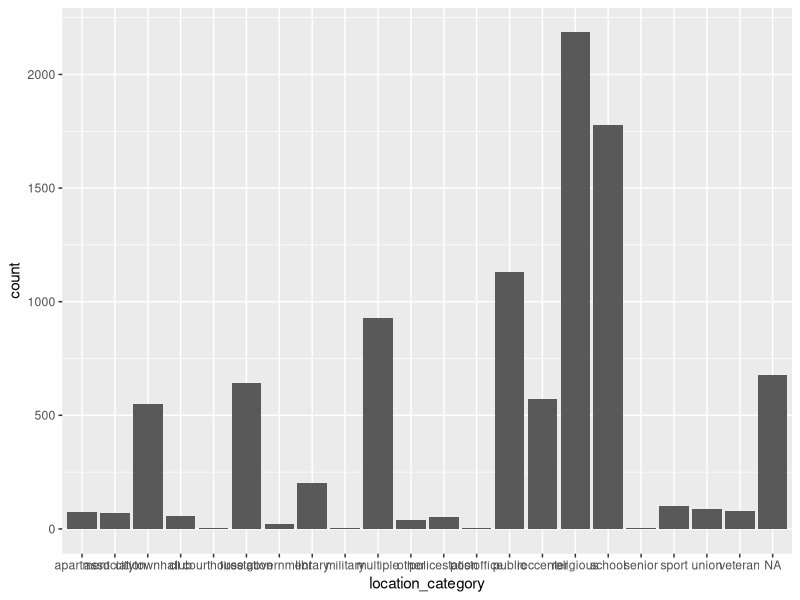

Reproduce this figure in R.
# Nathaniel Flemming 27 9 23
## coding missing polling locations with keywords

library(dplyr)
library(stringr) #string manipulation
library(ggplot2) #plotting

#read in poll locations
setwd("C:/Users/natha/Desktop/Polling Places/data")
poll<-read.csv('polllocation_and_structure.csv')

############################## define function 
# Function to create vector of places that contain a category word in their name
pollnamegrepl<-function(words, index){
  index<-(grepl(words[1], poll$name))
  for(i in 2:length(words)){
    temp<-(grepl(words[i], poll$name))
    index<-index|temp
  }
  index
}

#################### pre-clean
#remove numbers from the beginning of location names
nums<-(str_detect(poll$name, "^[:digit:][:digit:]\\/[:digit:][:digit:]"))
poll$name[nums]<-substr(poll$name[nums],7,100)


###################### keywords
#school words
schl_wrds<-c('SCHOOL','ELEMENTARY','ELEM','ACADEMY', 'ACCADEMY', 'UNIVERSITY',
             'SCH ',' SCH ','ELE SCH ','COLLEGE',' COLLEGE ', 'COMMUNITY COLLEGE', 
             'COMMUNITY COLL', 
             'JR HIGH','JR. HIGH', 
             'SR. HIGH', 'SR HIGH', 'HIGH SCH', 'MIDDLE SCH',
             'EDUCATION','GRADUATE',
             'SHOOL','CHILD DEVELOPMENT','DAYCARE')
schl_indx<-c()
#vector of school polling locations
schl_indx<-as.numeric(pollnamegrepl(schl_wrds, schl_indx))


#religion related words
relig_wrds<-c('CHURCH','MEETINGHOUSE','MEETING HOUSE','SYNAGOGUE','PARISH','TEMPLE',
             'CHAPEL',' CH ', 'CATHEDRAL', 'CONGREGATION', 'MOSQUE', 'CHRISTIAN',
             'LUTHERAN','METHODIST','SALVATION ARMY', 'MINISTRY', 
             'KNIGHTS OF COLUMBUS' , 'YMCA', 'Y.M.C.A','Y M C A', 'JCC',
             'MASONIC','INCARNATION', 'OF GOD', 'PRAYER', 'GOSPEL', 'JEWISH',
             'WORSHIP', 'APOSTOLIC', 'MINISTRIES', 'OUR LADY', 'HOLY TRINITY', 
             'MUSLIM','ISLAMIC',
             'HOLY','GOD[:punct:]S','GREEK ORTHODOX','MISSIONARY','CATHOLIC','PRESBYTERIAN',
             'BAPTIST','UCC','CONVENT','SHALOM','SHOLOM','FRIENDS MEETING',
             'FRIENDS MTG','TABERNACLE','BIBLE','APOSTLES','FELLOWSHIP','SAINT',
             'UNITARIAN')
relig_indx<-c()
#vector of religious polling locations
relig_indx<-pollnamegrepl(relig_wrds, relig_indx)
#Abbreviations for saint and church
abbr_indx<-str_detect(poll$name, "(^ST[:space:])|(^ST\\.[:space:]*)|([:space:]CH$)")
relig_indx<-relig_indx|abbr_indx
relig_indx<-as.numeric(relig_indx)


#public center words
cent_wrds<-c('REC CENTER','REC CTR','REC CENT','RECREATION CENT','RECREATION CTR',
             'RECREATION BUILDING', 'RECREATION HALL',
             'COMMUNITY CENTER', 'COMM CENTER', 'COM CENTER', 'COM CTR', 'COMM CTR',
             'COMMUNITY CTR',
             'COMMUNITY BLDG', 'COMMUNITY BUILDING', 'COMMUNITY HALL',
             'CIVIC CENTER')
cent_indx<-c()
#vector of public center polling locations
cent_indx<-as.numeric(pollnamegrepl(cent_wrds, cent_indx))


#Fire dept words
fire_wrds<-c('FIRE','V.F.D.','VFD','V F D', 'V F C','VFC','V.F.C.','ENGINE HOUSE',
             'HOSE','ENGINE CO')
fire_indx<-c()
#vector of fire dept polling locations
fire_indx<-as.numeric(pollnamegrepl(fire_wrds, fire_indx))


#government building words
gov_wrds<-c(' MUNI ',' MUNIC ', 'MUNICIPAL', ' BORO ','BOROUGH','TOWNSHIP','TWP',
            'CITY HALL','TOWN HALL', 'COUNCIL', 'MUN BLDG', 'CTY OFFICE BLDG',
            'CIVIC BUILDING','CIVIC BLDG',
            'COUNTY SERVICE','GOVERN SERV CENTER', 'PUBLIC WORKS', 'PUBLIC SAFETY',
            'HUMAN SERVICES', 'EMERGENCY SERVICE','COMMUNITY ACT',
            'GOVERNMENT','COURT HOUSE', 'COURT', 'COURTHOUSE', 'DISTRICT JUDGE',
            'ARMORY', 'ADMINSTRATION', 'ADMINISTRATIVE', 'AUTHORITY',
            'PARAMEDIC', 'AMBULANCE','EMS STATION',
            'REGIONAL','COMMISSION',
            'CONVENTION CENTER','MUSEUM','AIRPORT','TRAIN STATION','TERMINAL')
gov_indx<-c()
#vector of government building polling locations
gov_indx<-pollnamegrepl(gov_wrds, gov_indx)
#Abbreviation for borough
boro_indx<-str_detect(poll$name, "(^BORO[:space:])")
gov_indx<-gov_indx|boro_indx
gov_indx<-as.numeric(gov_indx)

## Combine government and fire
gov_fire_indx<-as.numeric(gov_indx|fire_indx)

#club word
#vector of club polling locations
club_indx<-as.numeric(grepl('CLUB', poll$name))


#apartment words
apt_wrds<-c(' APT ', ' APTS ','APARTMENT','TOWERS','TOWER','PRIVATE RESIDENCE',
            'CONDO','HIGH RISE','HIGHRISE','HI-RISE')
apt_indx<-c()
#vector of apartment polling locations
apt_indx<-pollnamegrepl(apt_wrds, apt_indx)
#Abbreviation for apartment
ab_indx<-str_detect(poll$name, "(^APT[:space:])|([:space:]APTS$)")
apt_indx<-apt_indx|ab_indx
apt_indx<-as.numeric(apt_indx)

#library word
#vector of library polling locations
lib_indx<-as.numeric(grepl('LIBRARY', poll$name))


#Veterans association words
vet_wrds<-c('VFW', 'V F W', 'AMERICAN LEGION', 'AMER LEGION', 'VETERANS')
vet_indx<-c()
#vector of veterans association polling locations
vet_indx<-as.numeric(pollnamegrepl(vet_wrds, vet_indx))


#Senior center words
sen_wrds<-c('SENIOR CENTER', 'SENIOR CITIZEN[:punct:]S CENTER', 'SENIOR CITIZENS',
            'SENIOR CITIZEN', 'SENIOR CENTER', 'SR CENTER', 'SR CITZ', 'SR CITIZEN', 
            'RETIREMENT CENTER', 'RETIREMENT COMM', 'RET. COM.', 'RETIREMENT HOME',
            'BRITH SHOLOM')
sen_indx<-c()
#vector of senior center polling locations
sen_indx<-as.numeric(pollnamegrepl(sen_wrds, sen_indx))

#Association words
assc_wrds<-c('GRANGE', '4[:punct:]H', '4H','ORDER OF', 'ASSOC', 'D.A.R.', 
             'CHAMBER OF COMMERCE', 'ELKS LODGE', 'MOOSE LODGE', 'LION[:punct:]S', 
             'LIONS', 'FRATERNAL','COMMUNITY ASS','V.F.W.','SCOTTISH RITE',
             'HISTORICAL SOCIETY','HIST. SOCIETY','LADIES AUXILLARY',
             'UNITED WAY')
assc_indx<-c()
#vector of senior center polling locations
assc_indx<-as.numeric(pollnamegrepl(assc_wrds, assc_indx))

#Sports words
sport_wrds<-c('GYM', 'GOLF COURSE', 'ATHLETIC','FIELD HOUSE', 'ARENA', 'BASEBALL', 
             'ICE', 'ROLLER RINK', 'SPORTS', 'POOL', 
             'SWIMMING POOL')
sport_indx<-c()
#vector of senior center polling locations
sport_indx<-as.numeric(pollnamegrepl(sport_wrds, sport_indx))

#Military words
milit_wrds<-c('NATIONAL GUARD', 'MARINE CORP')
milit_indx<-c()
#vector of senior center polling locations
milit_indx<-as.numeric(pollnamegrepl(milit_wrds, milit_indx))

#Union words
union_wrds<-c('UNION', 'TEAMSTERS','UAW','U.E.','LOCAL')
union_indx<-c()
#vector of senior center polling locations
union_indx<-as.numeric(pollnamegrepl(union_wrds, union_indx))

#Other words
othr_wrds<-c('SENIOR', 'YOUTH','CHILD','OLDER ADULT','EARLY CHILDHOOD',
             'AGING','FOOD BANK')
othr_indx<-c()
#vector of senior center polling locations
othr_indx<-as.numeric(pollnamegrepl(othr_wrds, othr_indx))


################### master index combining all location vectors
master_index<-as.data.frame(cbind(lib_indx, gov_fire_indx, cent_indx, relig_indx, 
                                  schl_indx, apt_indx,club_indx, 
                                  vet_indx, sen_indx,assc_indx,sport_indx,
                                  milit_indx,union_indx,othr_indx))
# create new category for locations with multiple keywords
master_index<-master_index%>%
  mutate(keyword_count = rowSums(across(c(lib_indx, gov_fire_indx, cent_indx, relig_indx, 
                                 schl_indx, apt_indx,club_indx, 
                                 vet_indx, sen_indx,assc_indx,sport_indx,
                                 milit_indx,union_indx,othr_indx)))) %>%
  mutate(mult_indx = case_when(keyword_count == 0 ~ 0, keyword_count == 1 ~ 0,
                               .default = 1))
## save copy of matrix
setwd("C:/Users/natha/Desktop/Polling Places/data/Structures")
write.csv(master_index, 'keyword_matrix.csv')

############## merge poll and keyword index
polltest<-cbind(poll, master_index)
#add in keyword codings conditionally
polltest<-polltest%>%
  mutate(location_category = case_when(mult_indx==1&is.na(location_category) ~ 'multiple',
                                       lib_indx==1&is.na(location_category) ~ 'library',
                                       gov_fire_indx==1&is.na(location_category) ~ 'public',
                                       cent_indx==1&is.na(location_category) ~ 'reccenter',
                                       relig_indx==1&is.na(location_category) ~ 'religious',
                                       schl_indx==1&is.na(location_category) ~ 'school',
                                       apt_indx==1&is.na(location_category) ~ 'apartment',
                                       club_indx==1&is.na(location_category) ~ 'club',
                                       vet_indx==1&is.na(location_category) ~ 'veteran',
                                       sen_indx==1&is.na(location_category) ~ 'senior',
                                       assc_indx==1&is.na(location_category) ~ 'association',
                                       sport_indx==1&is.na(location_category) ~ 'sport',
                                       milit_indx==1&is.na(location_category) ~ 'military',
                                       union_indx==1&is.na(location_category) ~ 'union',
                                       othr_indx==1&is.na(location_category) ~ 'other',
                                       .default = location_category)) %>%
  #remove columns
  select(!c(mult_indx,lib_indx,gov_fire_indx,cent_indx,relig_indx,schl_indx,apt_indx,
            club_indx,vet_indx,sen_indx,assc_indx,sport_indx,
            milit_indx,union_indx,othr_indx))


#calc missingness by checking which addresses are in structure list
sum(is.na(polltest$location_category))/9262 #7.32% missing
####### save to csv
#set directory
setwd('C:/Users/natha/Desktop/Polling Places/data')
write.csv(polltest, 'polllocation_structure_and_keyword.csv')

#plot categories
ggplot(data=polltest, aes(x=location_category))+
  geom_histogram(stat='count')









